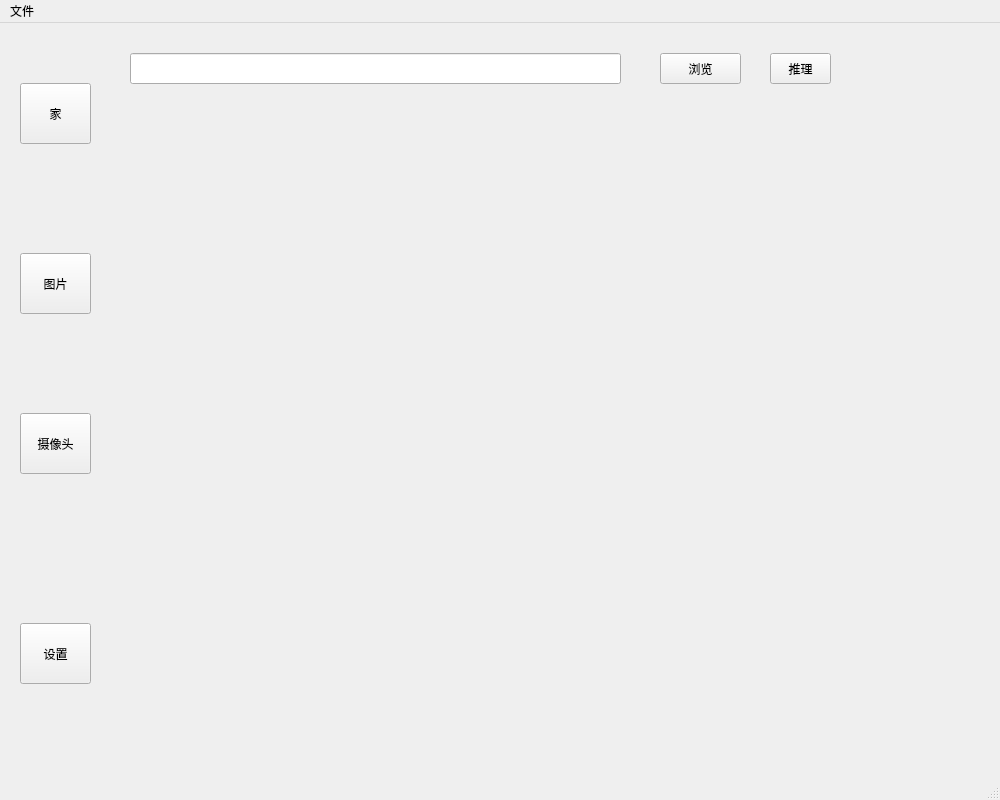
<?xml version="1.0" encoding="UTF-8"?>
<ui version="4.0">
 <class>MainWindow</class>
 <widget class="QMainWindow" name="MainWindow">
  <property name="geometry">
   <rect>
    <x>0</x>
    <y>0</y>
    <width>1000</width>
    <height>800</height>
   </rect>
  </property>
  <property name="sizePolicy">
   <sizepolicy hsizetype="Preferred" vsizetype="Preferred">
    <horstretch>0</horstretch>
    <verstretch>0</verstretch>
   </sizepolicy>
  </property>
  <property name="minimumSize">
   <size>
    <width>1000</width>
    <height>800</height>
   </size>
  </property>
  <property name="maximumSize">
   <size>
    <width>1000</width>
    <height>800</height>
   </size>
  </property>
  <property name="windowTitle">
   <string>学生课堂状态监测系统</string>
  </property>
  <widget class="QWidget" name="centralwidget">
   <widget class="QStackedWidget" name="stackedWidget">
    <property name="geometry">
     <rect>
      <x>110</x>
      <y>0</y>
      <width>891</width>
      <height>761</height>
     </rect>
    </property>
    <property name="currentIndex">
     <number>1</number>
    </property>
    <widget class="QWidget" name="homePage">
     <widget class="QLabel" name="label">
      <property name="geometry">
       <rect>
        <x>260</x>
        <y>30</y>
        <width>241</width>
        <height>61</height>
       </rect>
      </property>
      <property name="text">
       <string>&lt;html&gt;&lt;head/&gt;&lt;body&gt;&lt;p align=&quot;center&quot;&gt;&lt;span style=&quot; font-size:18pt; font-weight:700;&quot;&gt;学生课堂状态监测系统&lt;/span&gt;&lt;/p&gt;&lt;/body&gt;&lt;/html&gt;</string>
      </property>
     </widget>
    </widget>
    <widget class="QWidget" name="picturePage">
     <widget class="QLineEdit" name="fileDirLineEdit">
      <property name="geometry">
       <rect>
        <x>20</x>
        <y>30</y>
        <width>491</width>
        <height>31</height>
       </rect>
      </property>
     </widget>
     <widget class="QPushButton" name="broswerPushButton">
      <property name="geometry">
       <rect>
        <x>550</x>
        <y>30</y>
        <width>81</width>
        <height>31</height>
       </rect>
      </property>
      <property name="text">
       <string>浏览</string>
      </property>
     </widget>
     <widget class="QLabel" name="pictureResultLabel">
      <property name="geometry">
       <rect>
        <x>0</x>
        <y>80</y>
        <width>881</width>
        <height>681</height>
       </rect>
      </property>
      <property name="text">
       <string/>
      </property>
     </widget>
     <widget class="QPushButton" name="pictureDeducatePushButton">
      <property name="geometry">
       <rect>
        <x>660</x>
        <y>30</y>
        <width>61</width>
        <height>31</height>
       </rect>
      </property>
      <property name="text">
       <string>推理</string>
      </property>
     </widget>
    </widget>
    <widget class="QWidget" name="cameraPage"/>
    <widget class="QWidget" name="settingsPage">
     <widget class="QLabel" name="selectModelLabel">
      <property name="geometry">
       <rect>
        <x>20</x>
        <y>30</y>
        <width>121</width>
        <height>31</height>
       </rect>
      </property>
      <property name="sizePolicy">
       <sizepolicy hsizetype="Fixed" vsizetype="Fixed">
        <horstretch>0</horstretch>
        <verstretch>0</verstretch>
       </sizepolicy>
      </property>
      <property name="font">
       <font>
        <family>Microsoft YaHei</family>
        <pointsize>10</pointsize>
       </font>
      </property>
      <property name="autoFillBackground">
       <bool>true</bool>
      </property>
      <property name="frameShape">
       <enum>QFrame::Shape::Box</enum>
      </property>
      <property name="frameShadow">
       <enum>QFrame::Shadow::Plain</enum>
      </property>
      <property name="text">
       <string>&lt;html&gt;&lt;head/&gt;&lt;body&gt;&lt;p align=&quot;center&quot;&gt;&lt;span style=&quot; font-size:12pt; font-weight:700;&quot;&gt;选择模型文件&lt;/span&gt;&lt;/p&gt;&lt;/body&gt;&lt;/html&gt;</string>
      </property>
     </widget>
     <widget class="QPushButton" name="modelBroswerPushButton">
      <property name="geometry">
       <rect>
        <x>750</x>
        <y>30</y>
        <width>91</width>
        <height>31</height>
       </rect>
      </property>
      <property name="text">
       <string>浏览</string>
      </property>
     </widget>
     <widget class="QLineEdit" name="modelDirLineEdit">
      <property name="geometry">
       <rect>
        <x>150</x>
        <y>30</y>
        <width>571</width>
        <height>31</height>
       </rect>
      </property>
     </widget>
     <widget class="QLabel" name="pythonSelectModelLabel">
      <property name="geometry">
       <rect>
        <x>20</x>
        <y>100</y>
        <width>281</width>
        <height>31</height>
       </rect>
      </property>
      <property name="sizePolicy">
       <sizepolicy hsizetype="Fixed" vsizetype="Fixed">
        <horstretch>0</horstretch>
        <verstretch>0</verstretch>
       </sizepolicy>
      </property>
      <property name="font">
       <font>
        <family>Microsoft YaHei</family>
        <pointsize>10</pointsize>
       </font>
      </property>
      <property name="autoFillBackground">
       <bool>true</bool>
      </property>
      <property name="frameShape">
       <enum>QFrame::Shape::Box</enum>
      </property>
      <property name="frameShadow">
       <enum>QFrame::Shadow::Plain</enum>
      </property>
      <property name="text">
       <string>&lt;html&gt;&lt;head/&gt;&lt;body&gt;&lt;p align=&quot;center&quot;&gt;&lt;span style=&quot; font-size:12pt; font-weight:700;&quot;&gt;选择已经配置好环境的python解释器&lt;/span&gt;&lt;/p&gt;&lt;/body&gt;&lt;/html&gt;</string>
      </property>
     </widget>
     <widget class="QLineEdit" name="pythonDirLineEdit">
      <property name="geometry">
       <rect>
        <x>10</x>
        <y>150</y>
        <width>571</width>
        <height>31</height>
       </rect>
      </property>
     </widget>
     <widget class="QPushButton" name="pythonBroswerPushButton">
      <property name="geometry">
       <rect>
        <x>600</x>
        <y>150</y>
        <width>91</width>
        <height>31</height>
       </rect>
      </property>
      <property name="text">
       <string>浏览</string>
      </property>
     </widget>
    </widget>
   </widget>
   <widget class="QWidget" name="leftWidget" native="true">
    <property name="geometry">
     <rect>
      <x>0</x>
      <y>0</y>
      <width>111</width>
      <height>761</height>
     </rect>
    </property>
    <widget class="QPushButton" name="homePushButton">
     <property name="geometry">
      <rect>
       <x>20</x>
       <y>60</y>
       <width>71</width>
       <height>61</height>
      </rect>
     </property>
     <property name="text">
      <string>家</string>
     </property>
    </widget>
    <widget class="QPushButton" name="picturePushButton">
     <property name="geometry">
      <rect>
       <x>20</x>
       <y>230</y>
       <width>71</width>
       <height>61</height>
      </rect>
     </property>
     <property name="text">
      <string>图片</string>
     </property>
    </widget>
    <widget class="QPushButton" name="cameraPushButton">
     <property name="geometry">
      <rect>
       <x>20</x>
       <y>390</y>
       <width>71</width>
       <height>61</height>
      </rect>
     </property>
     <property name="text">
      <string>摄像头</string>
     </property>
    </widget>
    <widget class="QPushButton" name="settingsPushButton">
     <property name="geometry">
      <rect>
       <x>20</x>
       <y>600</y>
       <width>71</width>
       <height>61</height>
      </rect>
     </property>
     <property name="text">
      <string>设置</string>
     </property>
    </widget>
   </widget>
  </widget>
  <widget class="QMenuBar" name="menubar">
   <property name="geometry">
    <rect>
     <x>0</x>
     <y>0</y>
     <width>1000</width>
     <height>27</height>
    </rect>
   </property>
   <widget class="QMenu" name="menu">
    <property name="title">
     <string>文件</string>
    </property>
    <addaction name="openModelAction"/>
    <addaction name="separator"/>
    <addaction name="recentlyModelAction"/>
    <addaction name="separator"/>
    <addaction name="separator"/>
    <addaction name="exitAction"/>
    <addaction name="separator"/>
   </widget>
   <addaction name="menu"/>
  </widget>
  <widget class="QStatusBar" name="statusbar">
   <property name="sizePolicy">
    <sizepolicy hsizetype="Preferred" vsizetype="Preferred">
     <horstretch>0</horstretch>
     <verstretch>0</verstretch>
    </sizepolicy>
   </property>
   <property name="focusPolicy">
    <enum>Qt::FocusPolicy::NoFocus</enum>
   </property>
  </widget>
  <action name="openModelAction">
   <property name="text">
    <string>打开模型</string>
   </property>
   <property name="visible">
    <bool>true</bool>
   </property>
  </action>
  <action name="recentlyModelAction">
   <property name="text">
    <string>最使用过的模型</string>
   </property>
  </action>
  <action name="exitAction">
   <property name="text">
    <string>退出</string>
   </property>
  </action>
 </widget>
 <resources/>
 <connections/>
</ui>
